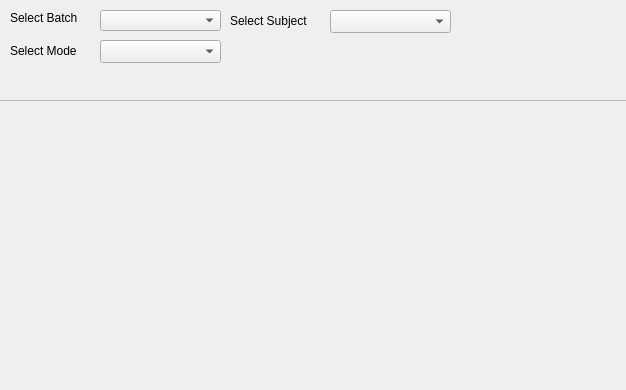
<?xml version="1.0" encoding="UTF-8"?>
<ui version="4.0">
 <class>Attendance_Report</class>
 <widget class="QWidget" name="Attendance_Report">
  <property name="geometry">
   <rect>
    <x>0</x>
    <y>0</y>
    <width>626</width>
    <height>390</height>
   </rect>
  </property>
  <property name="windowTitle">
   <string>Form</string>
  </property>
  <widget class="QFrame" name="frame">
   <property name="geometry">
    <rect>
     <x>-10</x>
     <y>-10</y>
     <width>641</width>
     <height>111</height>
    </rect>
   </property>
   <property name="frameShape">
    <enum>QFrame::StyledPanel</enum>
   </property>
   <property name="frameShadow">
    <enum>QFrame::Raised</enum>
   </property>
   <widget class="QLabel" name="label">
    <property name="geometry">
     <rect>
      <x>20</x>
      <y>20</y>
      <width>91</width>
      <height>16</height>
     </rect>
    </property>
    <property name="text">
     <string>Select Batch</string>
    </property>
   </widget>
   <widget class="QComboBox" name="comboBox">
    <property name="geometry">
     <rect>
      <x>110</x>
      <y>20</y>
      <width>121</width>
      <height>21</height>
     </rect>
    </property>
   </widget>
   <widget class="QLabel" name="label_2">
    <property name="geometry">
     <rect>
      <x>240</x>
      <y>20</y>
      <width>91</width>
      <height>21</height>
     </rect>
    </property>
    <property name="text">
     <string>Select Subject</string>
    </property>
   </widget>
   <widget class="QComboBox" name="comboBox_2">
    <property name="geometry">
     <rect>
      <x>340</x>
      <y>20</y>
      <width>121</width>
      <height>23</height>
     </rect>
    </property>
   </widget>
   <widget class="QLabel" name="label_3">
    <property name="geometry">
     <rect>
      <x>20</x>
      <y>50</y>
      <width>81</width>
      <height>21</height>
     </rect>
    </property>
    <property name="text">
     <string>Select Mode</string>
    </property>
   </widget>
   <widget class="QComboBox" name="comboBox_3">
    <property name="geometry">
     <rect>
      <x>110</x>
      <y>50</y>
      <width>121</width>
      <height>23</height>
     </rect>
    </property>
   </widget>
  </widget>
 </widget>
 <resources/>
 <connections/>
</ui>
